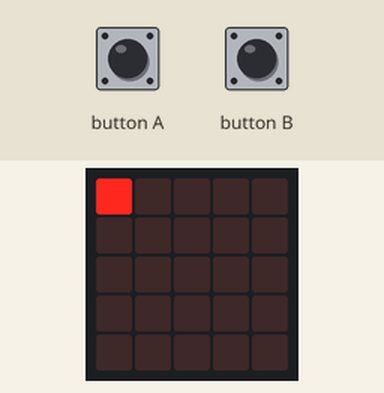
The program below on a simulated BBC micro:bit (MakeCode). Shown: the board's 5×5 LED display. Inputs (shaded band) come from the test bench.

Above: at 3.9 s.
4.0 s: button B pressed for 0.15 s
At 4.5 s:
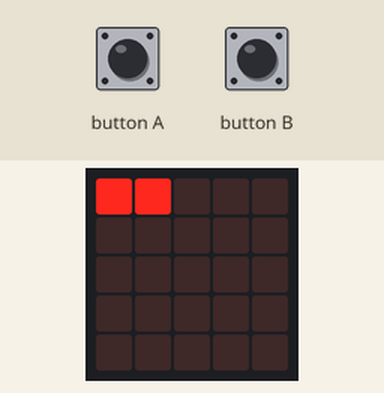
At 5.0 s:
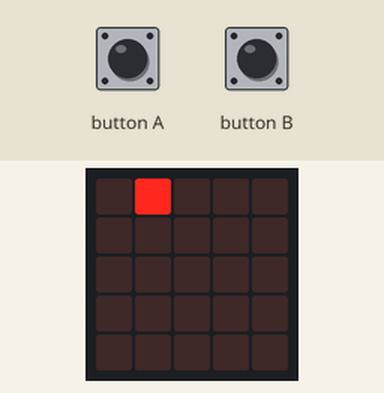
Timing chart, 0 to 7.0 s (numbered marks = the images above; inputs shaded):
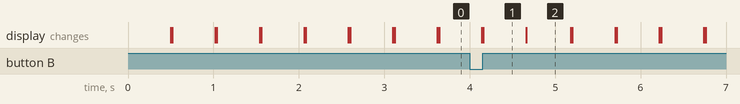

Measured:
- after the input at 4.0 s, the display: first differs from a run without the input after 0.16 s (image 1)
- what the display in image 1 shows lasts 0.5 s, from 4.2 s to 4.7 s

The program:

main.ts
```typescript
input.onButtonPressed(Button.A, function () {
    if (X > 0) {
        if (Y == 0) {
            led.unplot(X, 0)
            X += -1
            led.plot(X, 0)
        } else if (Y == 1) {
            led.unplot(X, 0)
            X += -1
            led.plot(X, 0)
        }
    }
})
input.onButtonPressed(Button.B, function () {
    if (X < 4) {
        if (Y == 0) {
            led.unplot(X, 0)
            X += 1
            led.plot(X, 0)
        } else if (Y == 1) {
            led.unplot(X, 0)
            X += 1
            led.plot(X, 0)
        }
    }
})
let Y = 0
let X = 0
X = 0
basic.forever(function () {
    if (X == 4) {
        Y = 1
    } else if (X == 0) {
        Y = 0
    }
    if (Y == 0) {
        X += 1
    } else if (Y == 1) {
        X += -1
    }
    led.plot(X, 0)
    basic.pause(500)
    led.unplot(X, 0)
})
```

test.ts
```typescript
// les tests vont ici ; cela ne sera pas compilé si ce paquet est utilisé en tant qu'extension.
```
